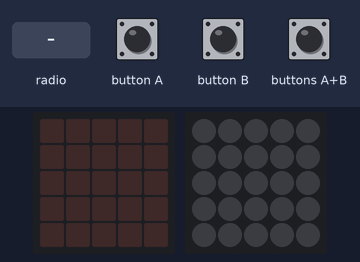
Simulated run of this program. Board: BBC micro:bit (MakeCode). On the bench: the board's 5×5 LED display, 5×5 RGB LED matrix. The inputs (shaded band) are chosen by the test bench. Dim RGB values are drawn brighter than linear.

Above: at 1.2 s.
1.3 s: radio message "1" arrives
At 2.5 s:
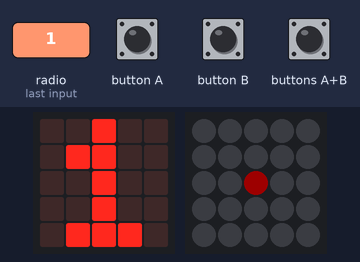
3.6 s: radio message "2" arrives
At 4.4 s:
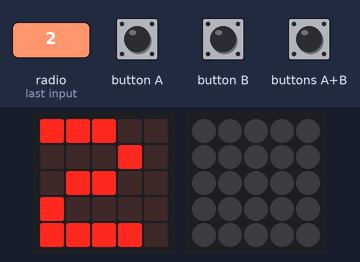
Timing chart, 0 to 6.6 s (numbered marks = the images above; inputs shaded):
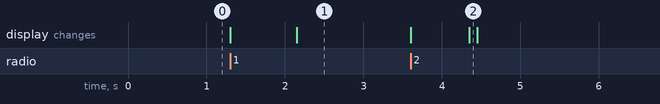

The program:

main.ts
```typescript
radio.onReceivedNumber(function (receivedNumber) {
    basic.showNumber(receivedNumber)
    strip.clear()
    strip.show()
    basic.pause(100)
    if (receivedNumber == 1) {
        doONE()
        strip.show()
        basic.pause(100)
    } else if (receivedNumber == 2) {
        doONE2()
        strip.show()
        basic.pause(100)
    } else if (receivedNumber == 3) {
        doONE3()
        strip.show()
        basic.pause(100)
    } else {

    }
})
input.onButtonPressed(Button.A, function () {
    if (counter >= 0) {
        counter = counter - 1
    }
    radio.sendNumber(counter)
})
function doONE2 () {
    strip.setMatrixColor(2, 2, neopixel.colors(NeoPixelColors.Red))
}
input.onButtonPressed(Button.AB, function () {
    counter = 0
    radio.sendNumber(counter)
})
input.onButtonPressed(Button.B, function () {
    counter = counter + 1
    radio.sendNumber(counter)
})
function doONE3 () {
    strip.setMatrixColor(2, 2, neopixel.colors(NeoPixelColors.Red))
}
function doONE () {
    strip.setMatrixColor(2, 2, neopixel.colors(NeoPixelColors.Red))
}
let counter = 0
let strip: neopixel.Strip = null
radio.setGroup(32)
strip = neopixel.create(DigitalPin.P13, 25, NeoPixelMode.RGB)
strip = neopixel.create(DigitalPin.P14, 25, NeoPixelMode.RGB)
strip = neopixel.create(DigitalPin.P15, 25, NeoPixelMode.RGB)
strip.setMatrixWidth(5)
strip.setBrightness(30)
```

test.ts
```typescript
// 테스트는 여기로 이동합니다; 이 패키지가 확장으로 사용될 때 컴파일되지 않을 것 입니다.
```

Measured:
- after the input at 1.3 s, the display: first changes at once (image 1 shows a later state)
- after the input at 3.6 s, the display: first changes at once (image 2 shows a later state)
